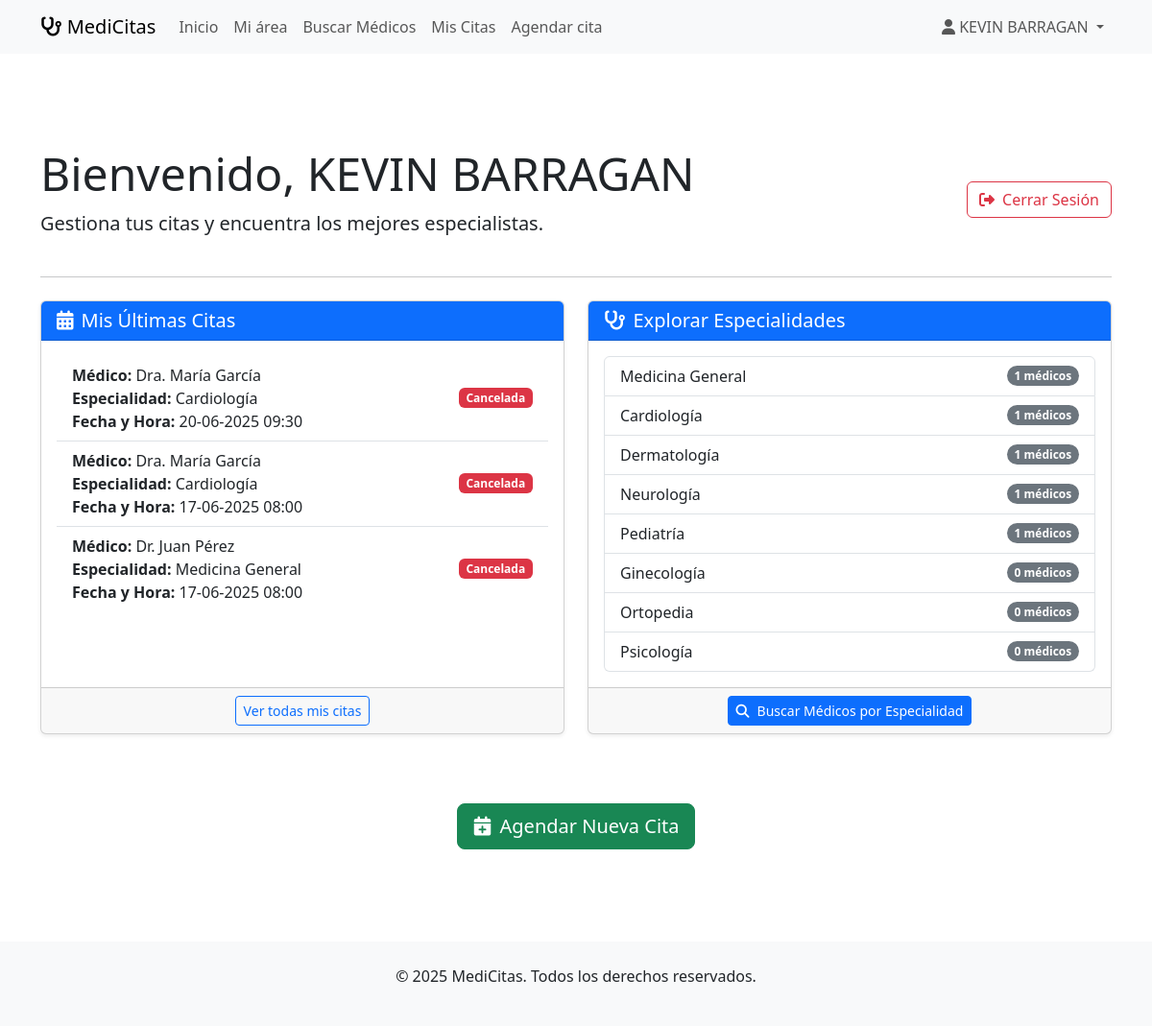
The page /dashboard (signed in) on the database its author committed.
### app.py (models this page shows)
class User(UserMixin, db.Model):
    id = db.Column(db.Integer, primary_key=True)
    email = db.Column(db.String(120), unique=True, nullable=False)
    password_hash = db.Column(db.String(128), nullable=False)
    nombre = db.Column(db.String(100), nullable=False)
    telefono = db.Column(db.String(20))
    fecha_nacimiento = db.Column(db.Date)
    fecha_registro = db.Column(db.DateTime, default=datetime.utcnow)
    is_active = db.Column(db.Boolean, default=True)
    citas = db.relationship('Cita', backref='paciente', lazy=True)

class Cita(db.Model):
    id = db.Column(db.Integer, primary_key=True)
    paciente_id = db.Column(db.Integer, db.ForeignKey('user.id'), nullable=False)
    medico_id = db.Column(db.Integer, db.ForeignKey('medico.id'), nullable=False)
    fecha_hora = db.Column(db.DateTime, nullable=False)
    motivo = db.Column(db.Text)
    estado = db.Column(db.String(20), default='programada')  # programada, completada, cancelada
    fecha_creacion = db.Column(db.DateTime, default=datetime.utcnow)
    notas = db.Column(db.Text)

class Medico(db.Model):
    id = db.Column(db.Integer, primary_key=True)
    nombre = db.Column(db.String(100), nullable=False)
    cedula = db.Column(db.String(20), unique=True, nullable=False)
    especialidad_id = db.Column(db.Integer, db.ForeignKey('especialidad.id'), nullable=False)
    telefono = db.Column(db.String(20))
    email = db.Column(db.String(120))
    horario_inicio = db.Column(db.Time, default=datetime.strptime('08:00', '%H:%M').time())
    horario_fin = db.Column(db.Time, default=datetime.strptime('17:00', '%H:%M').time())
    duracion_cita = db.Column(db.Integer, default=30)  # minutos
    activo = db.Column(db.Boolean, default=True)
    citas = db.relationship('Cita', backref='medico', lazy=True)

class Especialidad(db.Model):
    id = db.Column(db.Integer, primary_key=True)
    nombre = db.Column(db.String(100), nullable=False, unique=True)
    descripcion = db.Column(db.Text)
    medicos = db.relationship('Medico', backref='especialidad', lazy=True)

### app.py (the view)
@app.route('/dashboard')
@login_required
def dashboard():
    citas = Cita.query.filter_by(paciente_id=current_user.id)\
                     .order_by(Cita.fecha_hora.desc()).limit(5).all()
    especialidades = Especialidad.query.all()
    return render_template('dashboard.html', citas=citas, especialidades=especialidades)

### app.py (called while the page is built)
@login_manager.user_loader
def load_user(user_id):
    return User.query.get(int(user_id))

### templates/dashboard.html (shortened to what this page needs)
{% extends "base.html" %}
{% block content %}
<div class="container py-5 mt-5">
    <div class="row mb-4 align-items-center">
        <div class="col-md-8">
            <h1 class="display-5">Bienvenido, {{ current_user.nombre }}</h1>
            <p class="lead">Gestiona tus citas y encuentra los mejores especialistas.</p>
        </div>
        <div class="col-md-4 text-md-end">
            <a href="{{ url_for('logout') }}" class="btn btn-outline-danger">
                <i class="fas fa-sign-out-alt me-2"></i>Cerrar Sesión
            </a>
        </div>
    </div>
    <hr class="my-4">
    <div class="row">
        <div class="col-lg-6 mb-4">
            <div class="card h-100 shadow-sm">
                <div class="card-header bg-primary text-white">
                    <h5 class="mb-0"><i class="fas fa-calendar-alt me-2"></i>Mis Últimas Citas</h5>
                </div>
                <div class="card-body">
                    {% if citas %}
                        <ul class="list-group list-group-flush">
                            {% for cita in citas %}
                            <li class="list-group-item d-flex justify-content-between align-items-center">
                                <div>
                                    <strong>Médico:</strong> {{ cita.medico.nombre }}<br>
                                    <strong>Especialidad:</strong> {{ cita.medico.especialidad.nombre }}<br>
                                    <strong>Fecha y Hora:</strong> {{ cita.fecha_hora.strftime('%d-%m-%Y %H:%M') }}
                                </div>
                                {% if cita.estado == 'pendiente' %}
                                    <span class="badge bg-warning text-dark">Pendiente</span>
                                {% elif cita.estado == 'confirmada' %}
                                    <span class="badge bg-success">Confirmada</span>
                                {% elif cita.estado == 'cancelada' %}
                                    <span class="badge bg-danger">Cancelada</span>
                                {% else %}
                                    <span class="badge bg-secondary">{{ cita.estado | capitalize }}</span>
                                {% endif %}
                            </li>
                            {% endfor %}
                        </ul>
                    {% else %}
                        <div class="alert alert-info text-center" role="alert">
                            No tienes citas recientes. ¡Es un buen momento para agendar una!
                        </div>
                    {% endif %}
                </div>
                <div class="card-footer text-center">
                    <a href="{{ url_for('mis_citas') }}" class="btn btn-sm btn-outline-primary">Ver todas mis citas</a>
                </div>
            </div>
        </div>
        <div class="col-lg-6 mb-4">
            <div class="card h-100 shadow-sm">
                <div class="card-header bg-primary text-white">
                    <h5 class="mb-0"><i class="fas fa-stethoscope me-2"></i>Explorar Especialidades</h5>
                </div>
                <div class="card-body">
                    {% if especialidades %}
                        <div class="list-group">
                            {% for esp in especialidades %}
                            <a href="{{ url_for('buscar_medicos', especialidad_id=esp.id) }}" class="list-group-item list-group-item-action d-flex justify-content-between align-items-center">
                                {{ esp.nombre }}
                                <span class="badge bg-secondary rounded-pill">{{ esp.medicos | length }} médicos</span>
                            </a>
                            {% endfor %}
                        </div>
                    {% else %}
                        <div class="alert alert-warning text-center" role="alert">
                            No hay especialidades disponibles en este momento.
                        </div>
                    {% endif %}
                </div>
                <div class="card-footer text-center">
                    <a href="{{ url_for('buscar_medicos') }}" class="btn btn-sm btn-primary">
                        <i class="fas fa-search me-2"></i>Buscar Médicos por Especialidad
                    </a>
                </div>
            </div>
        </div>
    </div>
    <div class="text-center mt-5">
        <a href="{{ url_for('buscar_medicos') }}" class="btn btn-lg btn-success">
            <i class="fas fa-calendar-plus me-2"></i>Agendar Nueva Cita
        </a>
    </div>
</div>
{% endblock %}

### templates/base.html (shortened to what this page needs)
<!DOCTYPE html>
<html lang="es">
<head>
    <link href="https://cdnjs.cloudflare.com/ajax/libs/bootstrap/5.3.0/css/bootstrap.min.css" rel="stylesheet">
    <link href="https://cdnjs.cloudflare.com/ajax/libs/font-awesome/6.4.0/css/all.min.css" rel="stylesheet">
</head>
<body>
    <nav class="navbar navbar-expand-lg navbar-light bg-light">
        <div class="container">
            <a class="navbar-brand" href="{{ url_for('index') }}">
                <i class="fas fa-stethoscope"></i> MediCitas
            </a>
            <div class="collapse navbar-collapse" id="navbarNav">
                <ul class="navbar-nav me-auto">
                    <li class="nav-item">
                        <a class="nav-link" href="{{ url_for('index') }}">Inicio</a>
                    </li>
                    {% if current_user.is_authenticated %}
                    <li class="nav-item">
                        <a class="nav-link" href="{{ url_for('dashboard') }}">Mi área</a>
                    </li>
                    <li class="nav-item">
                        <a class="nav-link" href="{{ url_for('buscar_medicos') }}">Buscar Médicos</a>
                    </li>
                    <li class="nav-item">
                        <a class="nav-link" href="{{ url_for('mis_citas') }}">Mis Citas</a>
                    </li>
                    <li class="nav-item">
                        <a class="nav-link" href="{{ url_for('agendar_cita') }}">Agendar cita</a>
                    </li>
                    {% endif %}
                </ul>
                <ul class="navbar-nav">
                    {% if current_user.is_authenticated %}
                    <li class="nav-item dropdown">
                        <a class="nav-link dropdown-toggle" href="#" id="navbarDropdown" role="button" data-bs-toggle="dropdown">
                            <i class="fas fa-user"></i> {{ current_user.nombre }}
                        </a>
                    </li>
                    {% endif %}
                </ul>
            </div>
        </div>
    </nav>
    <main>
        {% block content %}{% endblock %}
    </main>
    <footer class="bg-light text-center py-4 mt-5">
        <div class="container">
            <p>&copy; 2025 MediCitas. Todos los derechos reservados.</p>
        </div>
    </footer>
</body>
</html>

### rows shown on the page
User: nombre "KEVIN BARRAGAN"
Cita: medico.nombre "Dra. María García", medico.especialidad.nombre "Cardiología", fecha_hora "20-06-2025 09:30", estado "Cancelada"
Cita: medico.nombre "Dra. María García", medico.especialidad.nombre "Cardiología", fecha_hora "17-06-2025 08:00", estado "Cancelada"
Cita: medico.nombre "Dr. Juan Pérez", medico.especialidad.nombre "Medicina General", fecha_hora "17-06-2025 08:00", estado "Cancelada"
Especialidad: nombre "Medicina General", medicos|length "1"
Especialidad: nombre "Cardiología", medicos|length "1"
Especialidad: nombre "Dermatología", medicos|length "1"
Especialidad: nombre "Neurología", medicos|length "1"
Especialidad: nombre "Pediatría", medicos|length "1"
Especialidad: nombre "Ginecología", medicos|length "0"
Especialidad: nombre "Ortopedia", medicos|length "0"
Especialidad: nombre "Psicología", medicos|length "0"
